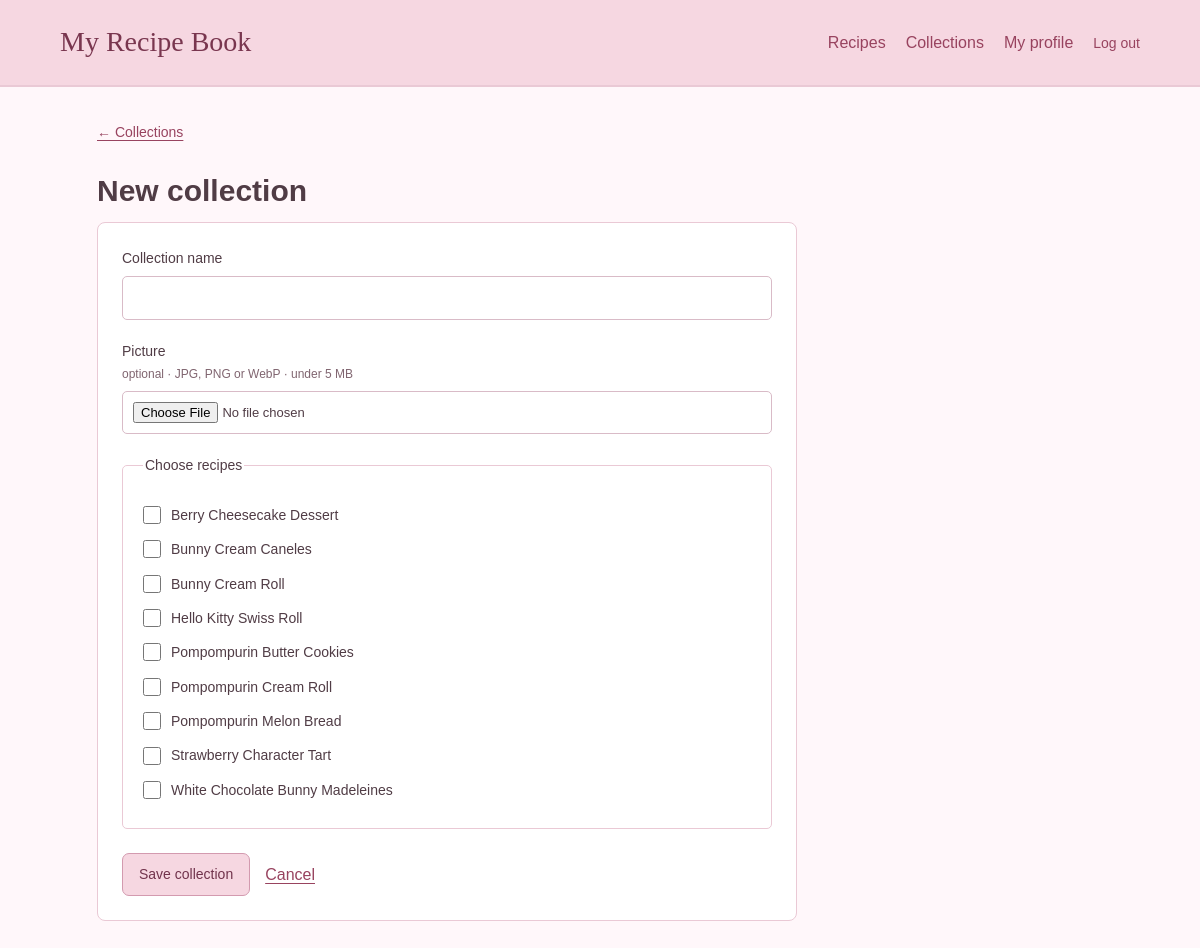
The app's page /collections/new (signed in) with its own data.
### tables this page shows
CREATE TABLE recipes (
            id INTEGER PRIMARY KEY,
            user_id INTEGER NOT NULL REFERENCES users(id) ON DELETE CASCADE,
            name TEXT NOT NULL,
            rating INTEGER NOT NULL CHECK(rating BETWEEN 0 AND 5),
            cooking_time INTEGER NOT NULL CHECK(cooking_time > 0),
            ingredients TEXT NOT NULL,
            instructions TEXT NOT NULL,
            picture TEXT
        );

### app.py (the view, shortened to what this page needs)
@app.route('/collections/new', methods=['GET', 'POST'])
@app.route('/collections/<int:collection_id>/edit', methods=['GET', 'POST'])
def collection_form(collection_id=None):
    check_form()
    if 'user_id' not in session:
        return redirect(url_for('login'))
    user = users.get(session['user_id'])
    collection = owned_collection(collection_id) if collection_id else None
    selected = collections_db.recipe_ids(collection_id)
    return show_page('collection_form.html', collection=collection, selected=selected,
                           recipes=recipes.search(user['id'], {}))

### app.py (called while the page is built)
def show_page(filename, **values):
    if 'csrf_token' not in session:
        session['csrf_token'] = secrets.token_hex(24)
    user = users.get(session['user_id']) if 'user_id' in session else None
    return render_template(filename, user=user, diets=DIETS, **values)

def check_form():
    if request.method == 'POST':
        saved_token = session.get('csrf_token', '')
        form_token = request.form.get('csrf_token', '')
        if not saved_token or not secrets.compare_digest(saved_token, form_token):
            abort(400, 'The form expired. Refresh the page and try again.')

### database.py (called while the page is built)
    def connect(self):
        connection = sqlite3.connect(self.filename)
        connection.row_factory = sqlite3.Row
        connection.execute('PRAGMA foreign_keys = ON')
        return connection

    def query(self, sql, values=(), one=False):
        connection = self.connect()
        try:
            cursor = connection.execute(sql, values)
            if one:
                return cursor.fetchone()
            return cursor.fetchall()
        finally:
            connection.close()

    def get(self, user_id):
        return self.database.query('SELECT * FROM users WHERE id = ?', (user_id,), one=True)

    def recipe_ids(self, collection_id):
        rows = self.database.query(
            'SELECT recipe_id FROM collection_recipes WHERE collection_id=?', (collection_id,))
        return [row['recipe_id'] for row in rows]

### templates/collection_form.html
{% extends 'base.html' %}{% from 'macros.html' import csrf, picture_field with context %}{% block content %}<a class="back" href="{{ url_for('collections') }}">← Collections</a><h1>{{ 'Edit collection' if collection else 'New collection' }}</h1><form class="panel editor" method="post" enctype="multipart/form-data">{{ csrf() }}<label>Collection name<input name="name" maxlength="120" value="{{ request.form.get('name', collection.name if collection else '') }}" required></label>{{ picture_field(collection) }}<fieldset><legend>Choose recipes</legend>{% for r in recipes %}<label class="check"><input type="checkbox" name="recipes" value="{{ r.id }}" {{ 'checked' if r.id in selected }}>{{ r.name }}</label>{% else %}<p class="muted">You can add recipes after saving this collection.</p>{% endfor %}</fieldset><div class="actions"><button>Save collection</button><a href="{{ url_for('collections') }}">Cancel</a></div></form>{% endblock %}

### static/style.css (style rules this page uses)
:root { --pink: #f6d7e1; --dark-pink: #98435f; --background: #fff7fa; --text: #503c45; --muted: #806570; --border: #eac9d5; }
* { box-sizing: border-box; }
body { margin: 0; background: var(--background); color: var(--text); font-family: Arial, sans-serif; line-height: 1.6; }
a { color: var(--dark-pink); text-underline-offset: 3px; }
h1, h2, h3 { line-height: 1.3; }
h1 { font-size: 30px; margin: 12px 0; }
.actions { display: flex; align-items: center; gap: 15px; flex-wrap: wrap; }
button, .button { display: inline-block; background: var(--pink); color: #71334c; border: 1px solid #d39aaf; border-radius: 7px; padding: 9px 16px; font: inherit; font-size: 14px; text-decoration: none; cursor: pointer; }
.panel { background: white; border: 1px solid var(--border); border-radius: 8px; padding: 24px; margin-bottom: 22px; }
label { display: block; font-size: 14px; margin-bottom: 20px; }
input, textarea, select { display: block; width: 100%; margin-top: 6px; padding: 10px; border: 1px solid #d9bbc7; border-radius: 5px; background: white; color: var(--text); font: inherit; }
input[type=checkbox] { width: 18px; height: 18px; margin: 0; accent-color: var(--dark-pink); }
.check { display: flex; align-items: center; gap: 10px; margin: 12px 0; }
.editor { max-width: 700px; }
fieldset { border: 1px solid var(--border); border-radius: 5px; padding: 15px 20px; margin: 0 0 24px; }
legend { font-size: 14px; }
.back { display: inline-block; margin-bottom: 16px; font-size: 14px; }

### records on screen
recipes: name "Berry Cheesecake Dessert"
recipes: name "Bunny Cream Caneles"
recipes: name "Bunny Cream Roll"
recipes: name "Hello Kitty Swiss Roll"
recipes: name "Pompompurin Butter Cookies"
recipes: name "Pompompurin Cream Roll"
recipes: name "Pompompurin Melon Bread"
recipes: name "Strawberry Character Tart"
recipes: name "White Chocolate Bunny Madeleines"

### other values on screen
{{ 'Edit collection' if collection else 'New collection' }} "New collection"
